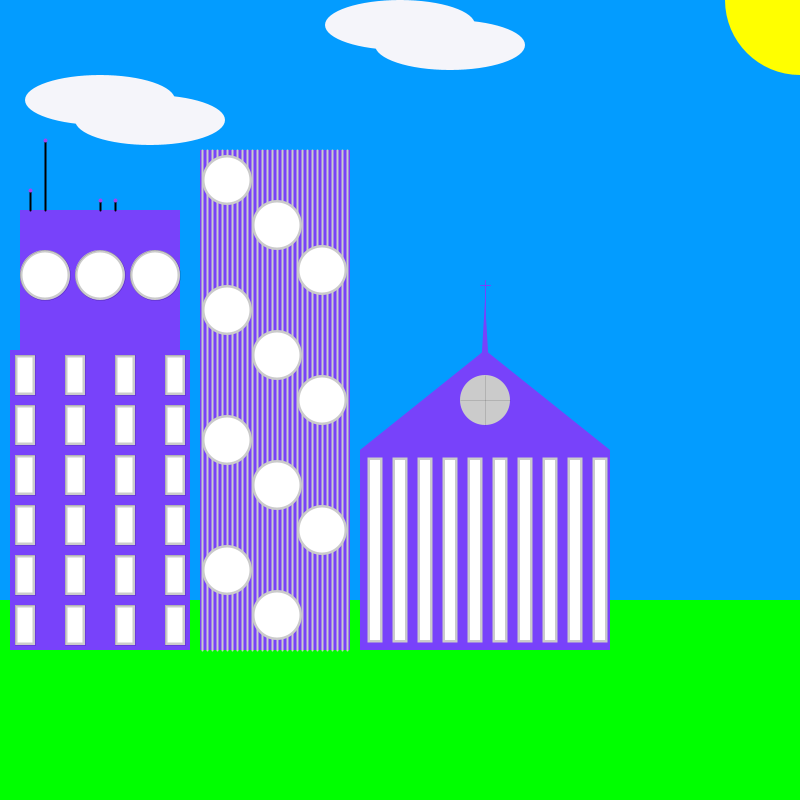
Frame 1 (no input)
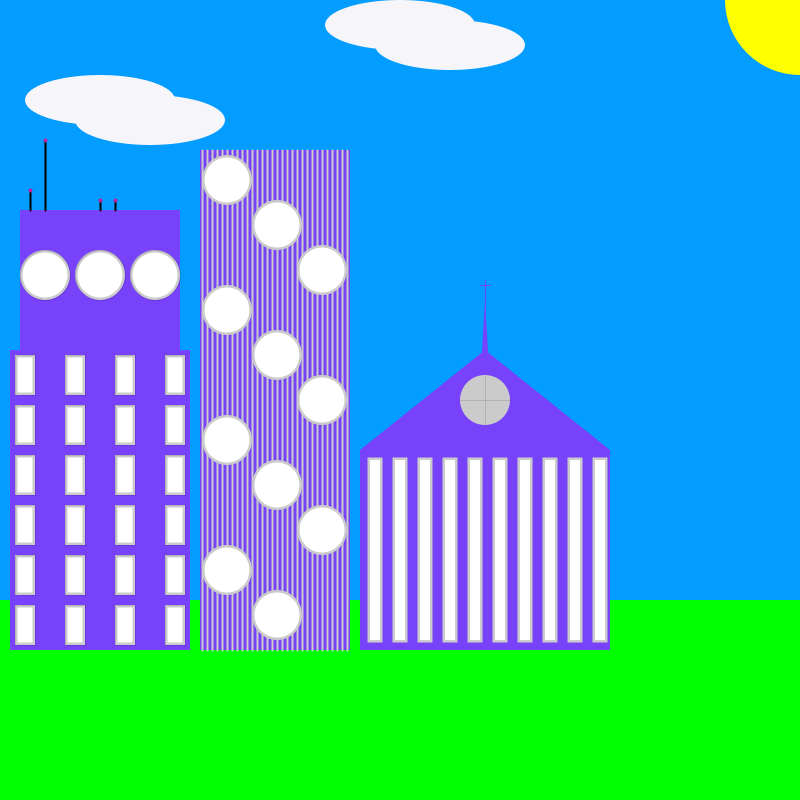
Frame 60 (the mouse pressed at the canvas centre just before this capture)
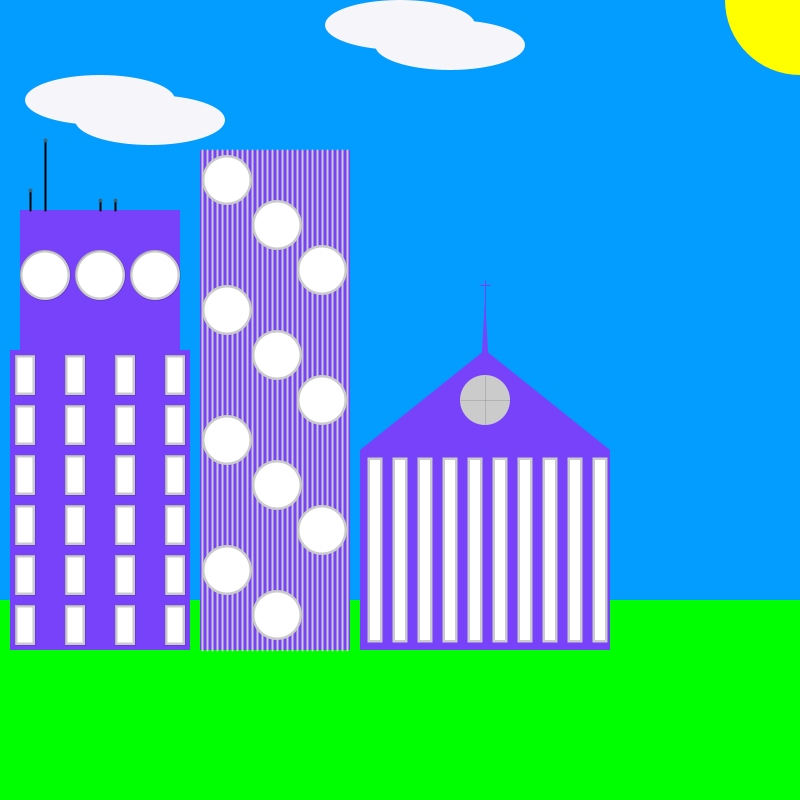
Frame 120 (the mouse held since frame 60 and released just before this capture)

The Processing sketch that drew these frames (run headless with seeded random() and noise(); from frame 60 on, the mouse is pressed at the canvas centre):

// Processing sketch: processing_89140
// ── processing_89140.pde

//colors used
color building = color(120, 66, 250);
color paneling = color(203, 203, 203);
color day = color(3, 156, 255);
color night = color(48,34,134);
color sun = color(255,255,0);
color moon = color(192,191,203);
color nightCloud = color(94,94,103);
color dayCloud = color(245,245,250);

//Clouds
int cloudX = 100;
int cloudY = 100;
int cloud1X = 150;
int cloud1Y = 120;
float cloudA = 400;
float cloudB = 25;
float cloud1A = 450;
float cloud1B = 45;

//windows
int winX = 25;
int winY = 375;
int winW = 20;
int winH = 40;
int circleWindow = 45;
int bldg2Y1 = 150;
int bldg2Y2 = 650;


void setup() { //run setup
  size(800, 800); //set size to 800x400
  smooth(); //smooth the edges of lines
  noStroke(); //no outlines
}

void draw() { //run draw
  background(day); //set background color
  rectMode(CENTER);
  ellipseMode(CENTER);
  noStroke(); //no outlines
  strokeWeight(0);


  //Ground
  fill(0, 255, 0);
  rect(400, 700, 800, 200);

  //yellow sun
  fill(sun);
  ellipse(800, 0, 150, 150);

  //cloud 1
  fill(dayCloud);
  ellipse(cloudX, cloudY, 150, 50);
  ellipse(cloud1X, cloud1Y, 150, 50);

  //cloud 2
  fill(dayCloud);
  ellipse(int(cloudA), int(cloudB), 150, 50);
  ellipse(int(cloud1A), int(cloud1B), 150, 50);

  //Building #1
  fill(building);
  rect(100, 500, 180, 300);//bottom left cnr of this building is x10, y650, rt cnr x,190
  rect(100, 350, 160, 280); //top left cnr of this building is x20, y210 rt cnr x180

    //Building #2 190,330
  rect(275, 400, 150, 500); //bottom left cnr of this building is x200, y650, rt cnr x350

    //Building #3 
  rect(485, 550, 250, 200);//bottom rt cnr x610, y650, top rt cnr x610, y450
  triangle(360, 450, 485, 350, 610, 450);
  triangle(480, 385, 485, 300, 490, 385);
  stroke(120, 66, 250);
  strokeWeight(1);
  line(485, 320, 485, 280);
  line(480, 285, 490, 285);

  //Building #1 Windows
  //paneling
  stroke(0);
  strokeWeight(0);
  fill(paneling);
  ellipse(45, winY-100, circleWindow+5, circleWindow+5);
  ellipse(100, winY-100, circleWindow+5, circleWindow+5);  
  ellipse(155, winY-100, circleWindow+5, circleWindow+5);

  rect(winX, winY+250, winW, winH);
  rect(winX, winY+200, winW, winH);
  rect(winX, winY+150, winW, winH);
  rect(winX, winY+100, winW, winH);
  rect(winX, winY+50, winW, winH);
  rect(winX, winY, winW, winH);

  rect(winX+50, winY+250, winW, winH);
  rect(winX+50, winY+200, winW, winH);
  rect(winX+50, winY+150, winW, winH);
  rect(winX+50, winY+100, winW, winH);
  rect(winX+50, winY+50, winW, winH);
  rect(winX+50, winY, winW, winH);  

  rect(winX+100, winY+250, winW, winH);
  rect(winX+100, winY+200, winW, winH);
  rect(winX+100, winY+150, winW, winH);
  rect(winX+100, winY+100, winW, winH);
  rect(winX+100, winY+50, winW, winH);
  rect(winX+100, winY, winW, winH);

  rect(winX+150, winY+250, winW, winH);
  rect(winX+150, winY+200, winW, winH);
  rect(winX+150, winY+150, winW, winH);
  rect(winX+150, winY+100, winW, winH);
  rect(winX+150, winY+50, winW, winH);
  rect(winX+150, winY, winW, winH);

  //Building #2 lines
  stroke(paneling);
  strokeWeight(2);
  line(202, bldg2Y1, 202, bldg2Y2);
  line(207, bldg2Y1, 207, bldg2Y2);
  line(212, bldg2Y1, 212, bldg2Y2);
  line(217, bldg2Y1, 217, bldg2Y2);
  line(222, bldg2Y1, 222, bldg2Y2);
  line(227, bldg2Y1, 227, bldg2Y2);
  line(232, bldg2Y1, 232, bldg2Y2);
  line(237, bldg2Y1, 237, bldg2Y2);
  line(242, bldg2Y1, 242, bldg2Y2);
  line(247, bldg2Y1, 247, bldg2Y2);
  line(252, bldg2Y1, 252, bldg2Y2);
  line(257, bldg2Y1, 257, bldg2Y2);
  line(262, bldg2Y1, 262, bldg2Y2);
  line(267, bldg2Y1, 267, bldg2Y2);
  line(272, bldg2Y1, 272, bldg2Y2);
  line(277, bldg2Y1, 277, bldg2Y2);
  line(282, bldg2Y1, 282, bldg2Y2);
  line(287, bldg2Y1, 287, bldg2Y2);
  line(292, bldg2Y1, 292, bldg2Y2);
  line(297, bldg2Y1, 297, bldg2Y2);
  line(302, bldg2Y1, 302, bldg2Y2);
  line(307, bldg2Y1, 307, bldg2Y2);
  line(312, bldg2Y1, 312, bldg2Y2);
  line(317, bldg2Y1, 317, bldg2Y2);
  line(322, bldg2Y1, 322, bldg2Y2);
  line(327, bldg2Y1, 327, bldg2Y2);
  line(332, bldg2Y1, 332, bldg2Y2);
  line(337, bldg2Y1, 337, bldg2Y2);
  line(342, bldg2Y1, 342, bldg2Y2);
  line(347, bldg2Y1, 347, bldg2Y2);

  //Building #2 Window Paneling
  noStroke();
  strokeWeight(0);
  ellipse(227, 180, circleWindow+5, circleWindow+5);
  ellipse(227, 310, circleWindow+5, circleWindow+5);
  ellipse(227, 440, circleWindow+5, circleWindow+5);
  ellipse(227, 570, circleWindow+5, circleWindow+5);

  ellipse(277, 225, circleWindow+5, circleWindow+5);
  ellipse(277, 355, circleWindow+5, circleWindow+5);
  ellipse(277, 485, circleWindow+5, circleWindow+5);
  ellipse(277, 615, circleWindow+5, circleWindow+5);

  ellipse(322, 270, circleWindow+5, circleWindow+5);
  ellipse(322, 400, circleWindow+5, circleWindow+5);
  ellipse(322, 530, circleWindow+5, circleWindow+5);

  //Building #3 Window Paneling
  rect(375, 550, 15, 185);
  rect(400, 550, 15, 185);
  rect(425, 550, 15, 185);
  rect(450, 550, 15, 185);
  rect(475, 550, 15, 185);
  rect(500, 550, 15, 185);
  rect(525, 550, 15, 185);
  rect(550, 550, 15, 185);
  rect(575, 550, 15, 185);
  rect(600, 550, 15, 185);  
  ellipse(485, 400, circleWindow+5, circleWindow+5);
  stroke(0);
  line(485, 375, 485, 425);
  line(460, 400, 510, 400);
  noStroke();

  //building #1 windows
  fill(255);
  ellipse(45, 275, circleWindow, circleWindow);
  ellipse(100, 275, circleWindow, circleWindow);  
  ellipse(155, 275, circleWindow, circleWindow);

  rect(winX, 625, winW-5, winH-5);
  rect(winX, 575, winW-5, winH-5);
  rect(winX, 525, winW-5, winH-5);
  rect(winX, 475, winW-5, winH-5);
  rect(winX, 425, winW-5, winH-5);
  rect(winX, 375, winW-5, winH-5);

  rect(winX+50, 625, winW-5, winH-5);
  rect(winX+50, 575, winW-5, winH-5);
  rect(winX+50, 525, winW-5, winH-5);
  rect(winX+50, 475, winW-5, winH-5);
  rect(winX+50, 425, winW-5, winH-5);
  rect(winX+50, 375, winW-5, winH-5);  

  rect(winX+100, 625, winW-5, winH-5);
  rect(winX+100, 575, winW-5, winH-5);
  rect(winX+100, 525, winW-5, winH-5);
  rect(winX+100, 475, winW-5, winH-5);
  rect(winX+100, 425, winW-5, winH-5);
  rect(winX+100, 375, winW-5, winH-5);

  rect(winX+150, 625, winW-5, winH-5);
  rect(winX+150, 575, winW-5, winH-5);
  rect(winX+150, 525, winW-5, winH-5);
  rect(winX+150, 475, winW-5, winH-5);
  rect(winX+150, 425, winW-5, winH-5);
  rect(winX+150, 375, winW-5, winH-5);

  //Building #2 Windows
  ellipse(227, 180, circleWindow, circleWindow);
  ellipse(227, 310, circleWindow, circleWindow);
  ellipse(227, 440, circleWindow, circleWindow);
  ellipse(227, 570, circleWindow, circleWindow);


  ellipse(277, 225, circleWindow, circleWindow);
  ellipse(277, 355, circleWindow, circleWindow);
  ellipse(277, 485, circleWindow, circleWindow);
  ellipse(277, 615, circleWindow, circleWindow);

  ellipse(322, 270, circleWindow, circleWindow);
  ellipse(322, 400, circleWindow, circleWindow);
  ellipse(322, 530, circleWindow, circleWindow);

  //Building #3 Windows
  rect(375, 550, 10, 180);
  rect(400, 550, 10, 180);
  rect(425, 550, 10, 180);
  rect(450, 550, 10, 180);
  rect(475, 550, 10, 180);
  rect(500, 550, 10, 180);
  rect(525, 550, 10, 180);
  rect(550, 550, 10, 180);
  rect(575, 550, 10, 180);
  rect(600, 550, 10, 180);


  //Building #1 antenna
  stroke(0);
  strokeWeight(2);
  line(30, 210, 30, 190);
  line(45, 210, 45, 140);
  line(100, 210, 100, 200);
  line(115, 210, 115, 200);

  //makes the antenna flash  **find out how to make it flash just red and black**
  strokeWeight(4);
  stroke(int(random(0, 255)), int(random(0, 255)), int(random(0, 255)));
  point(30, 190);
  point(45, 140);
  point(100, 200);
  point(115, 200);



  /*move cloud 1
   cloudX = cloudX + 1;
   cloud1X = cloud1X + 1;
   
   
  /*move cloud 2
   cloudA = cloudA + .6;
   cloud1A = cloud1A + .6;
   
  /*FUTURE CHANGE, have the background fade to deep purple,
   the sun strink, then have the moon "grow" in it's place (greyish),
   have the clouds keep scrolling across and maybe add rain when mousePressed
   */
}

void mousePressed() {
  println(mouseY);
}
